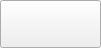
<?xml version="1.0" encoding="UTF-8"?>
<ui version="4.0">
 <class>TianLiQtCommon_TypeGroupButton</class>
 <widget class="QPushButton" name="TianLiQtCommon_TypeGroupButton">
  <property name="geometry">
   <rect>
    <x>0</x>
    <y>0</y>
    <width>101</width>
    <height>48</height>
   </rect>
  </property>
  <property name="windowTitle">
   <string>TianLiQtCommon_TypeGroupButton</string>
  </property>
 </widget>
 <layoutdefault spacing="6" margin="11"/>
 <resources/>
 <connections/>
</ui>
